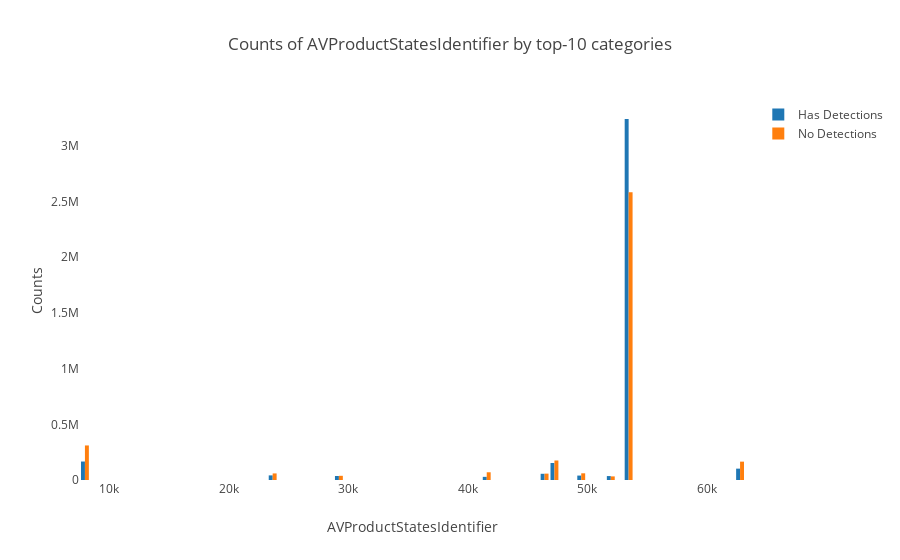

Write notebook code for a chart like this one.
### Markdown cell above
### AVProductStatesIdentifier

### Code cell
plot_categorical_feature('AVProductStatesIdentifier', True, 10)

### Figure 1 — Plotly figure (JSON) as saved in the notebook; plotly's stock layout.template omitted (floating-point values rounded to 4 significant figures)
{"data": [{"name": "Has Detections", "type": "bar", "uid": "b20aac2c-fcef-462c-9af5-5c44f6a7de05", "x": [7945, 23657, 29199, 41571, 46413, 47238, 49480, 51954, 53447, 62773], "y": [165771, 41380, 35973, 28277, 55708, 152550, 39753, 35240, 3240582, 101939]}, {"name": "No Detections", "type": "bar", "uid": "ae67aa5a-88ad-4308-80af-7da4c7a87f60", "x": [7945, 23657, 29199, 41571, 46413, 47238, 49480, 51954, 53447, 62773], "y": [310126, 59075, 37577, 69382, 57170, 175106, 60146, 32376, 2583983, 164825]}], "layout": {"barmode": "group", "legend": {"orientation": "v"}, "title": "Counts of AVProductStatesIdentifier by top-10 categories", "xaxis": {"showgrid": false, "showline": false, "title": "AVProductStatesIdentifier", "zeroline": false}, "yaxis": {"showgrid": false, "showline": false, "title": "Counts", "zeroline": false}}}
